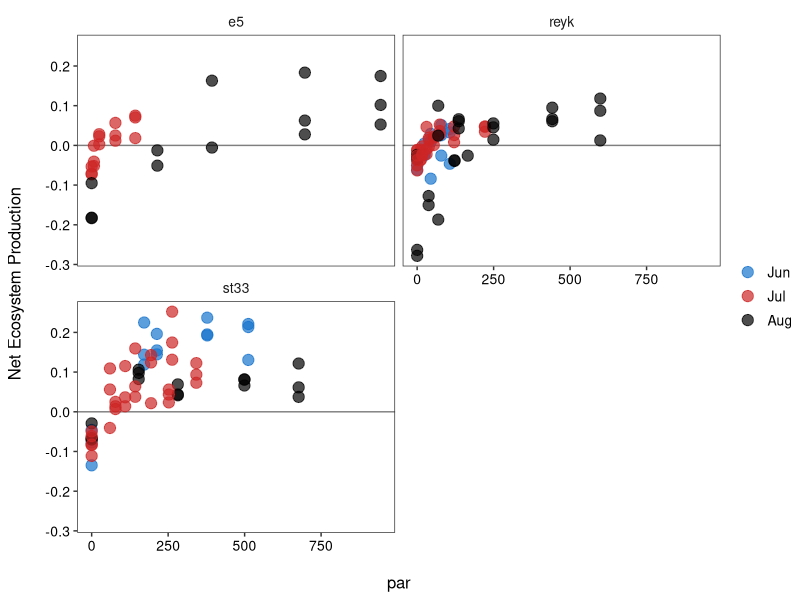

Recreate this plot in R. (Note: this script raises an error after producing the figure.)
#==========
#========== Preliminaries
#==========

# load packages
library(tidyverse)
library(lubridate)
library(nlme)

# import data
# define relative light
benthic_clean = read_csv("data/clean_data/benthic_clean.csv") 
pelagic_clean = read_csv("data/clean_data/pelagic_clean.csv") 

# define base theme
theme_base = theme_bw()+
  theme(panel.grid = element_blank(),
        strip.background = element_blank(),
        legend.margin = margin(0,0,0,0),
        text = element_text(size=12),
        strip.text = element_text(size=10),
        legend.text = element_text(size=10),
        axis.text=element_text(size=10, color="black"),
        axis.title.y=element_text(margin=margin(0,15,0,0)),
        axis.title.x=element_text(margin=margin(15,0,0,0)))





#==========
#========== Analysis: Benthic
#==========

# plot
benthic_clean %>%
  mutate(month = month(sampledate, label=T)) %>%
  ggplot(aes(par, do_flux, color = month))+
  facet_wrap(~site, nrow = 2)+
  geom_hline(yintercept = 0, size = 0.5, alpha = 0.5)+
  geom_point(size=3.5, alpha = 0.7)+
  scale_y_continuous("Net Ecosystem Production")+
  scale_color_manual("",values=c("dodgerblue3","firebrick3","black"))+
  theme_base

# define gradient for P-I curve
mod = deriv(~beta*(1.08^2)*tanh((alpha/1000)*light/(beta*(1.08^2))) - rho*(1.11^2),
            c("beta", "alpha", "rho"), 
            function(beta, alpha, rho, light){})

# fit model
# allow paraemters to differ between sites and by date
# code dates as contrasts (jul and aug vs. june)
# cannot include interaction between site and august becuase there is only data for Reyk
m_full = nlme(
  model = do_flux ~ mod(beta, alpha, rho, par),
  fixed = c(beta ~ site + jul + site:jul + aug, 
            alpha ~ site, 
            rho ~ site + jul + site:jul + aug),
  random = rho ~ 1|dummy, 
  data = benthic_clean %>%
    mutate(dummy = 1,
           site = ifelse(site=="st33", 1, 0),
           month = month(sampledate, label=T),
           jul = ifelse(month == "Jul", 1, 0),
           aug = ifelse(month == "Aug", 1, 0)),
  start = c(0.1, 0, 0, 0, 0, 1, 0, 0.1, 0, 0, 0, 0)
)

# remove time effects
m_slim_1 = nlme(
  model = do_flux ~ mod(beta, alpha, rho, par),
  fixed = c(beta ~ site, 
            alpha ~ site, 
            rho ~ site),
  random = rho ~ 1|dummy, 
  data = benthic_clean %>%
    mutate(dummy = 1,
           site = ifelse(site=="st33", 1, 0),
           month = month(sampledate, label=T),
           jul = ifelse(month == "Jul", 1, 0),
           aug = ifelse(month == "Aug", 1, 0)),
  start = c(0.1, 0, 1, 0, 0.1, 0)
)

# likelihood ratio test
anova(m_full, m_slim_1)

# data frame of modeled values
benthic_pred = benthic_clean %>% 
  split(.$sampledate) %>% 
  lapply(function(x){data_frame(site = unique(x$site),
                                sampledate = unique(x$sampledate),
                                par = seq(0, max(x$par), 1))}) %>%
  bind_rows() %>%
  mutate(month = month(sampledate, label=T),
         jul = ifelse(month == "Jul", 1, 0),
         aug = ifelse(month == "Aug", 1, 0))
  
benthic_pred$do_flux = 
  predict(m_full, newdata = 
            benthic_pred %>% 
            mutate(dummy = 1,
                   site = ifelse(site=="st33", 1, 0)  
                   )) 

# plot
benthic_clean %>%
  mutate(month = month(sampledate, label=T)) %>%
  ggplot(aes(par, do_flux, color = month))+
  facet_wrap(~site, nrow = 2)+
  geom_hline(yintercept = 0, size = 0.5, alpha = 0.5)+
  geom_point(size=3.5, alpha = 0.7)+
  geom_line(data = benthic_pred, size = 1)+
  scale_y_continuous("Net Ecosystem Production")+
  scale_color_manual("",values=c("dodgerblue3","firebrick3","gray40"))+
  theme_base





#==========
#========== Analysis: Pelagic
#==========

# plot
pelagic_clean %>%
  mutate(month = month(sampledate, label=T)) %>%
  ggplot(aes(par, do_flux, color = month))+
  facet_wrap(~site, nrow = 2)+
  geom_hline(yintercept = 0, size = 0.5, alpha = 0.5)+
  geom_point(size=3.5, alpha = 0.7)+
  scale_y_continuous("Net Ecosystem Production")+
  scale_color_manual("",values=c("dodgerblue3","firebrick3","gray40"))+
  theme_base

# define gradient for P-I curve
mod = deriv(~beta*light/ 
              ((beta/(alpha*opt^2))*light^2 +  
                 (1 - 2*(beta/(alpha*opt)))*light +  
                 beta/alpha) - rho,
            c("beta", "alpha","opt" , "rho"), 
            function(beta, alpha, opt, rho, light){})

m_full = nlme(
  model = do_flux ~ mod(beta, alpha, opt, rho, par),
  fixed = c(beta ~ site, 
            alpha ~ site, 
            opt ~ site,
            rho ~ site),
  random = rho ~ 1|dummy, 
  data = pelagic_clean %>%
    filter(is.na(do_flux) == F,
           !(site=="st33" & par > 400 & do_flux > 0.02),
           !(par == 0 & do_flux > 0)) %>%
    mutate(dummy = 1,
           site = ifelse(site=="st33", 1, 0),
           month = month(sampledate, label=T),
           jul = ifelse(month == "Jul", 1, 0),
           aug = ifelse(month == "Aug", 1, 0)),
  start = c(0.07, 0, 0.0005, 0, 120, 0, 0.04, 0)
)

anova(m_full)

# data frame of modeled values
pelagic_pred = pelagic_clean %>% 
  split(.$sampledate) %>% 
  lapply(function(x){data_frame(site = unique(x$site),
                                sampledate = unique(x$sampledate),
                                par = seq(0, max(x$par), 1))}) %>%
  bind_rows() %>%
  mutate(month = month(sampledate, label=T),
         jul = ifelse(month == "Jul", 1, 0),
         aug = ifelse(month == "Aug", 1, 0))

pelagic_pred$do_flux = 
  predict(m_full, newdata = 
            pelagic_pred %>% 
            mutate(dummy = 1,
                   site = ifelse(site=="st33", 1, 0)  
            )) 

# plot
pelagic_clean %>%
  mutate(month = month(sampledate, label=T)) %>%
  ggplot(aes(par, do_flux, color = month))+
  facet_wrap(~site, nrow = 2)+
  geom_hline(yintercept = 0, size = 0.5, alpha = 0.5)+
  geom_point(size=3.5, alpha = 0.7)+
  geom_line(data = pelagic_pred, size = 1, color = "black")+
  scale_y_continuous("Net Ecosystem Production")+
  scale_color_manual("",values=c("dodgerblue3","firebrick3","gray40"))+
  theme_base



